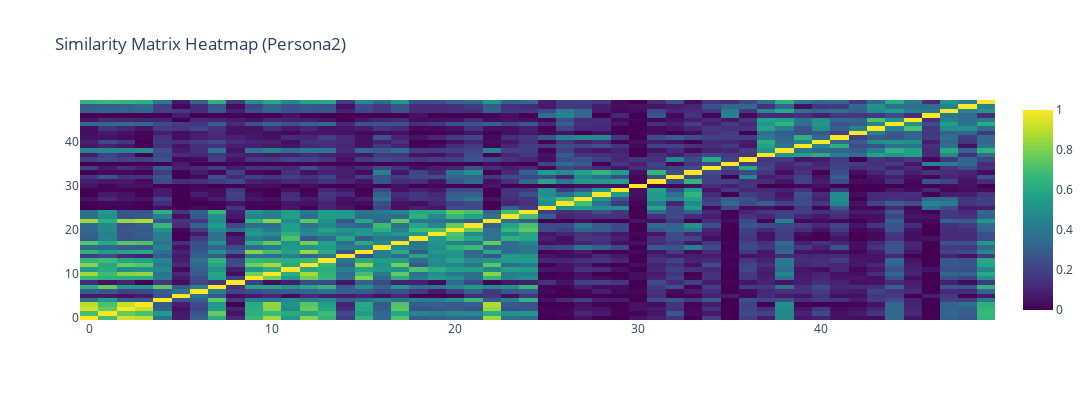

The notebook cell this image was saved under:
### Code cell
original_similarity_full2 = cosine_similarity(bow_matrix2)
original_distance_full2 = cosine_distances(bow_matrix2)

original_similarity_subset2 = cosine_similarity(bow_matrix2[matching_indices])
original_distance_subset2 = cosine_distances(bow_matrix2[matching_indices])

# Create a subplot for the heatmap
fig = make_subplots(rows=1, cols=1)

# Create the heatmap trace
heatmap = go.Heatmap(
                    z=original_similarity_full2[matching_indices][:,matching_indices],         # original_similarity_subset
                    # z=original_similarity_subset2,
                    # z=np.transpose(theoretical_similarity_matrix),
                    #  x=column_labels,  # Column labels
                    #  y=row_labels,     # Row labels
                     colorscale='Viridis')

# Add the heatmap trace to the subplot
fig.add_trace(heatmap)

# Update the layout
fig.update_layout(title='Similarity Matrix Heatmap (Persona2)',
                  height=400, width=1400
                #   xaxis_title='Column Labels',
                #   yaxis_title='Row Labels'
                  )
# fig.update_layout(height=400, width=1400)
# Show the heatmap
fig.show()

### Figure 1 — Plotly figure (JSON) as saved in the notebook; plotly's stock layout.template omitted (floating-point values rounded to 4 significant figures; data arrays with more than 128 entries replaced by an {"elided": "..."} marker saying what was removed)
{"data": [{"colorscale": [[0, "#440154"], [0.1111, "#482878"], [0.2222, "#3e4989"], [0.3333, "#31688e"], [0.4444, "#26828e"], [0.5556, "#1f9e89"], [0.6667, "#35b779"], [0.7778, "#6ece58"], [0.8889, "#b5de2b"], [1, "#fde725"]], "type": "heatmap", "z": {"elided": "50x50 float values"}}], "layout": {"height": 400, "title": {"text": "Similarity Matrix Heatmap (Persona2)"}, "width": 1400, "xaxis": {"anchor": "y", "domain": [0, 1]}, "yaxis": {"anchor": "x", "domain": [0, 1]}}}
